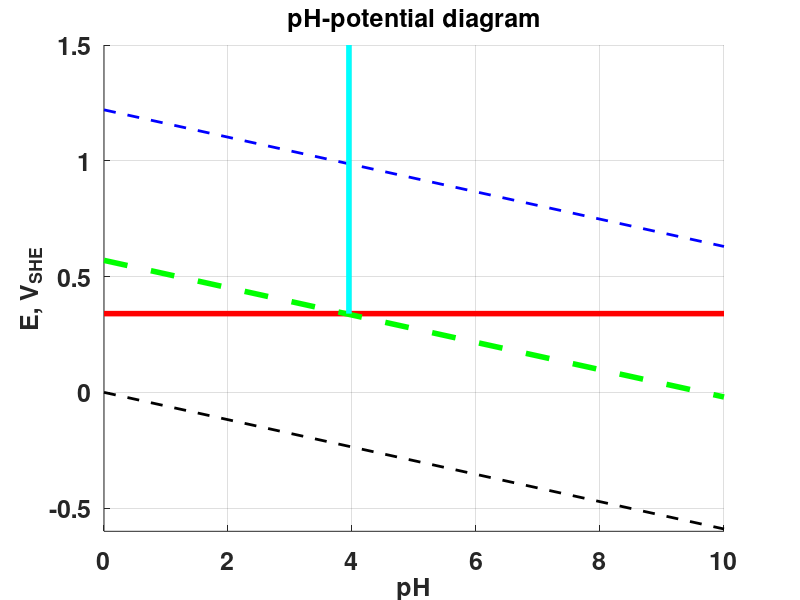
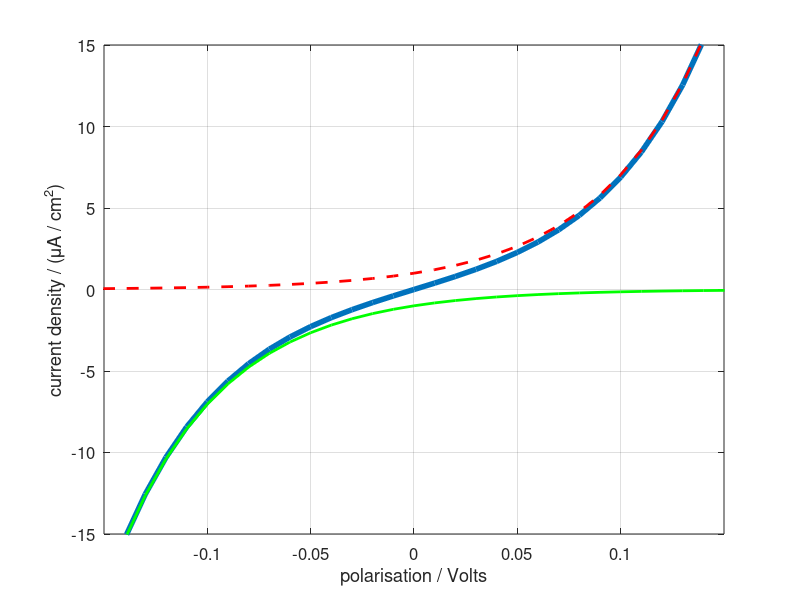
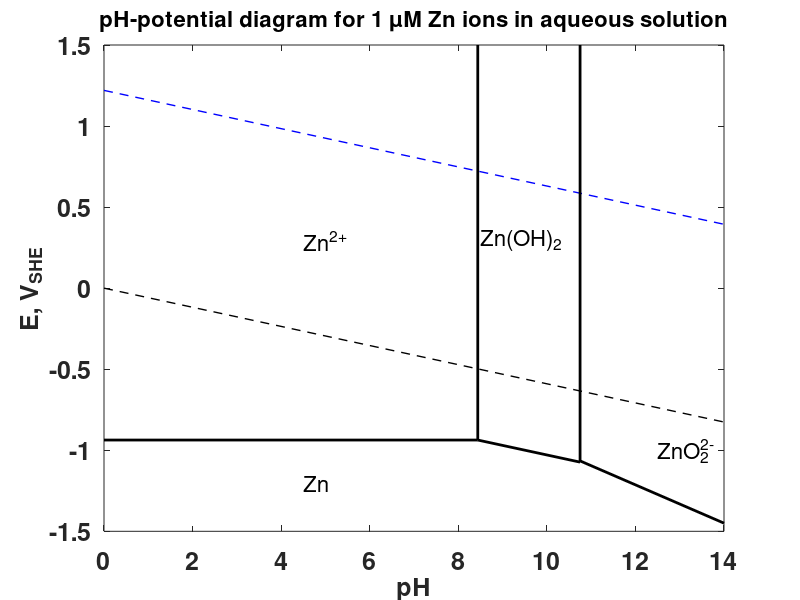
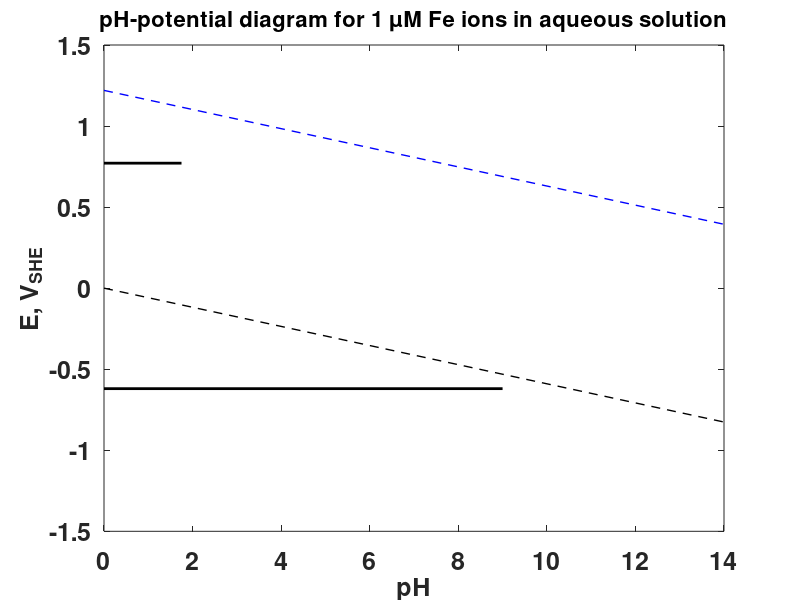

Write MATLAB code to recreate these figures, in order. (Note: this script raises an error after producing the figures.)
% Corrosion Course Matlab Figures
% EJR, 2015, and 2016 update for axis labels.
% 
% Changes from 2014-15 notes
% 1. Use the 'Electrode potential on Y-axis' convention for Evans diagrams
% 2. Add kinetic plot to illustrate ion resistance (salt water vs pure
% water corrosion)
%
%
%% 1 October 2014
%  Plot Pourbaix pH-potential diagram for tracing

figure(1)
 pHdata       = [0, 10];
 E_Hydrogen   = [0, -0.59];
 E_Oxygen     = [1.22, 1.22-0.59];
 E_Cu_CuIons  = [0.34, 0.34];
 E_Cu_CuO     = [0.57, 0.57-0.59];
 
 pH_CuIons_CuO = [7.9/2, 7.9/2];
 E_CuIons_CuO  = [0.34 1.5];
 
  hold on
  plot(pHdata, E_Hydrogen, 'k--', 'lineWidth', 2);
  plot(pHdata, E_Oxygen,   'b--', 'lineWidth', 2);
  
  xlim([0 10])
  ylim([-0.6 1.5])
  grid on
  set(gca,'FontSize',18,'fontweight','bold');
  set(1,'Position',[100,100,800,600]);
  set(gcf,'color','w')
  xlabel('pH','fontSize',18)
  ylabel('E, V_{SHE}','fontSize',18)

  plot(pHdata, E_Cu_CuIons,'r-',  'lineWidth', 4);
  plot(pHdata, E_Cu_CuO,'g--',  'lineWidth', 4);
  plot(pH_CuIons_CuO, E_CuIons_CuO, 'c-',  'lineWidth', 4);
 
 title('pH-potential diagram','fontSize',18)
 
 hold off

%% 1 October 2015
%  Plot Pourbaix pH-potential diagram for Zinc and Iron (simplified)

figure(11)
 pHdata       = [0, 14];
 E_Hydrogen   = [0, -0.059*14];
 E_Oxygen     = [1.22, 1.22-0.059*14];
 E_Zn_Zn2p    = [-0.937, -0.937];
 E_Zn_ZnOH2   = [-0.439 - 8.44*0.059, -0.439 - 10.75*0.059];
 E_Zn_ZnO2_2m = [0.441 - 0.1182*10.75 - 8*0.0295, 0.441 - 0.1182*14 - 8*0.0295];
 E_Zn2p_ZnOH2 = [-0.937, 1.5];
 E_ZnOH2_ZnO2_2m=[-0.439 - 10.75*0.059, 1.5];
 
pH_Zn_Zn2p   = [0, 8.44];
pH_Zn_ZnOH2  = [8.44, 10.75];
pH_Zn_ZnO2_2m = [10.75, 14];
pH_Zn2p_ZnOH2 = [8.44, 8.44];
pH_ZnOH2_ZnO2_2m = [10.75, 10.75];


  plot(pHdata, E_Hydrogen, 'k--', 'lineWidth', 1);
hold on
  plot(pHdata, E_Oxygen,   'b--', 'lineWidth', 1);
  
  xlim([0 14])
  ylim([-1.5 1.5])
  %grid on
  set(gca,'FontSize',18,'fontweight','bold');
  set(gcf,'Position',[100,100,800,600]);
  set(gcf,'color','w')
  xlabel('pH','fontSize',18)
  ylabel('E, V_{SHE}','fontSize',18)

  plot(pH_Zn_Zn2p, E_Zn_Zn2p,'k',  'lineWidth', 2);
  plot(pH_Zn_ZnOH2, E_Zn_ZnOH2,'k',  'lineWidth', 2);
  plot(pH_Zn_ZnO2_2m, E_Zn_ZnO2_2m, 'k',  'lineWidth', 2);
  plot(pH_Zn2p_ZnOH2,  E_Zn2p_ZnOH2, 'k',  'lineWidth', 2);
  plot(pH_ZnOH2_ZnO2_2m, E_ZnOH2_ZnO2_2m, 'k',  'lineWidth', 2);

 title('pH-potential diagram for 1 \mu{}M Zn ions in aqueous solution','fontSize',16)
 
 text(4.5, 0.3, 'Zn^{2+}', 'fontSize', 16)
 text(4.5, -1.2, 'Zn', 'fontSize', 16)
 text(8.5, 0.3, 'Zn(OH)_2', 'fontSize', 16)
 text(12.5, -1, 'ZnO_2^{2-}', 'fontSize', 16)
hold off
 
%% 1 October 2015
%  Plot Pourbaix pH-potential diagram for Iron (simplified)
% - not finished - fill in another way.

figure(12)
 pHdata       = [0, 14];
 E_Hydrogen   = [0, -0.059*14];
 E_Oxygen     = [1.22, 1.22-0.059*14];
 E_Fe2p_Fe3p  = [+0.771, +0.771];
 E_Fe_Fe2p    = [-0.62, -0.62];
 E_ = [0.441 - 0.1182*10.75 - 8*0.0295, 0.441 - 0.1182*14 - 8*0.0295];
 E_ = [-0.937, 1.5];
 E_=[-0.439 - 10.75*0.059, 1.5];
 
pH_Fe2p_Fe3p   = [0, 1.75];
pH_Fe_Fe2p     = [0, 9];
pH_ = [10.75, 14];
pH_ = [8.44, 8.44];
pH_ = [10.75, 10.75];

plot(pHdata, E_Hydrogen, 'k--', 'lineWidth', 1);
hold on
  plot(pHdata, E_Oxygen,   'b--', 'lineWidth', 1);
  
  xlim([0 14])
  ylim([-1.5 1.5])
  %grid on
  set(gca,'FontSize',18,'fontweight','bold');
  set(gcf,'Position',[100,100,800,600]);
  set(gcf,'color','w')
  xlabel('pH','fontSize',18)
  ylabel('E, V_{SHE}','fontSize',18)

  plot(pH_Fe2p_Fe3p, E_Fe2p_Fe3p,'k',  'lineWidth', 2);
  plot(pH_Fe_Fe2p,   E_Fe_Fe2p,'k',  'lineWidth', 2);
%   plot( ,  , 'k',  'lineWidth', 2);
%   plot( ,  , 'k',  'lineWidth', 2);
%   plot( ,  , 'k',  'lineWidth', 2);

 title('pH-potential diagram for 1 \mu{}M Fe ions in aqueous solution','fontSize',16)
 
%  text(4.5, 0.3, 'Zn^{2+}', 'fontSize', 16)
%  text(4.5, -1.2, 'Zn', 'fontSize', 16)
%  text(8.5, 0.3, 'Zn(OH)_2', 'fontSize', 16)
%  text(12.5, -1, 'ZnO_2^{2-}', 'fontSize', 16)
hold off
%% Figure 2 
% Plot the Bulter-Volmer equation with overpotential on x-axis
 
eta = -0.4:0.01:0.4; % volts of overpotential
i0  = 1;             % micro A/cm^2 h2 on platinum
RT  = 8.3*298;
azF = 0.5*1*96500;

I  = i0.*exp(azF.*eta./RT) - i0.*exp(-azF.*eta./RT); % Net current
If = i0.*exp(azF.*eta./RT) ;
Ib = - i0.*exp(-azF.*eta./RT);

figure(2)
 plot(eta, I, 'lineWidth', 4);
 
  xlabel('polarisation / Volts','fontSize',12)
  ylabel('current density / (\mu{}A / cm^2)','fontSize',12)

  grid on
  set(gca,'FontSize',12);
  %set(gca,'FontWeight','bold');
  set(2,'Position',[100,100,800,600]);
  set(gcf,'color','w')
  %    set(gca,'yTick',[-50:25:50])
      
  % xlim([-0.1 0.1])    
 %  ylim([])
 % ylim([-8 8])
      
  hold on
   plot(eta, If, 'r--','lineWidth', 2);
   plot(eta, Ib, 'g', 'lineWidth', 2);
  hold off
  
  xlim([-0.15 0.15]);
  ylim([-15 15]);
  
  legend('Net Current Density','Anodic Current Density',...
         'Cathodic Current Density', 'Location', 'NW')
  
%  Figure 2b (21)
% Demonstration of an Evans diagram with the data from figure 2
% Log current density on x-axis, potential on y-axis. 

LogAbsI  = log10(abs(I)); 
LogAbsIf = log10(abs(If));
LogAbsIb = log10(abs(Ib));

figure(21)
  plot(LogAbsI, eta, 'b', 'lineWidth', 2);
  grid on
  set(gca,'FontSize',18);
  set(21,'Position',[100,100,800,600]);
  set(gcf,'color','w')
  xlabel('log_{10}(absolute current density / (\mu{}A cm^{-2}) )','fontSize',18)
  ylabel('overpotential / Volts','fontSize',18)
  xlim([-0.5 2]);
  ylim([-0.2 0.2]);

  
%
%%  Diffusion limited oxygen cathode polarisation
  beta = 0.059 ;  % Tafel slope, 59 mV/decade
  RT   = 8.3*298;
  zF   = 4*96500; % Oxygen 4-electron process charge transport
  
  iL = 1E-2; % mA/cm2
  i0 = 1E-8;   % mA/cm2
  
  i = 1E-8:1E-4:1;
  
  % Overpotential based on surface concentration
  etaTotal  = -beta.*log10(i./i0) + 2.3.*(RT/zF).*log10(1 - i./iL);
  etaTotal2 = -beta.*log10(i./i0) + 2.3.*(RT/zF).*log10(1 - i./(iL*10));
  etaTotal3 = -beta.*log10(i./i0) + 2.3.*(RT/zF).*log10(1 - i./(iL*100));

  
  etaTotal(i >= iL) = -3
  etaTotal2(i >= iL*10) = -3
  etaTotal3(i >= iL*99) = -3
  % i = [i,100];
  
  figure(3)
  plot(log10(i), 1.22+etaTotal, 'lineWidth', 2)
  
  set(gca,'FontSize',18);
  set(3,'Position',[100,100,800,600]);
  set(gcf,'color','w')

  ylabel('E, V_{SHE}','fontSize',18)
  xlabel('log_{10}(i)','fontSize',18)
  xlim([-8 0.5])
  ylim([0.5 1.25])
  title('Oxygen reduction, i_{0}=10^{-8}, i_{L}=0.01 (A/cm^2)','fontSize',18)
hold on
  plot(log10(i), 1.22+etaTotal2,'r--', 'lineWidth', 2)
  
  plot(log10(i), 1.22+etaTotal3,'g-.', 'lineWidth', 2)
  % title([])
 legend('i_L', '10 i_L', '100 i_L')
hold off

% Mixed potential, oxygen transport:
title([])
hold on
d = 1.5; %vols
plot([-8, -8 + d/0.059 ], [-0.76, -0.76+d],  'k', 'lineWidth', 4)
hold off

ylim([-0.8, 1.25])
xlim([-8 6])
legend('i_L', '10 i_L', '100 i_L', '(M|M^{2+})')


%% 2015 Version: Cu--oxygen
% Second demonstration plot of oxygen diffusion limitation

E0ox = 1.22; % Volts_she
i0ox = 1E-5; % mA/cm^2
bTox = -0.59; % Volts per decade, cathode, negative. Guess 2-e process
E0cu = +0.337; % Volte_she
i0cu = 1E-5; % This is a guess, mA/cm^2
bTcu = 0.59; % 

% Add exact Butler-Volmer plot to the graph.
RT     = 298*8.31;
alfzFcu = 0.5*2*96500;
alfzFox = 0.5*2*96500; % Guess 2-electron process
zFox    = 4*96500;

logiData = -6:0.02:3;

iL_1 = 2;   % Guess, mA/cm^2.
iL_2 = 20;  % High iL
iL_3 = 500; % Effectively diffusion-unlimited

Ecu  = E0cu + (RT/alfzFcu)*asinh((10.^logiData)./(2*i0cu));
Eox  = E0ox - (RT/alfzFox)*asinh((10.^logiData)./(2*i0ox)) ...
       +2.3*(RT/zFox).*log10(1 - (10.^logiData)./iL_1);

Eox2 = E0ox - (RT/alfzFox)*asinh((10.^logiData)./(2*i0ox)) ...
       +2.3*(RT/zFox).*log10(1 - (10.^logiData)./iL_2);
Eox3 = E0ox - (RT/alfzFox)*asinh((10.^logiData)./(2*i0ox)) ...
       +2.3*(RT/zFox).*log10(1 - (10.^logiData)./iL_3);
   
Eox(10.^logiData > iL_1) = -0.5; % Effectively fix to minus off-scale
Eox2(10.^logiData > iL_2) = -0.5;
Eox3(10.^logiData > iL_3) = -0.5;

   
figure(23)
plot(logiData, Ecu, 'r--', 'lineWidth', 4)  % (Fe|Fe2+)
hold on
 plot(logiData, Eox, 'b-',  'lineWidth', 4') % (oxygen cathode)
hold off

xlim([-6 3])
ylim([0.2 1.4])

ylabel('E / Volts SHE','fontSize',16)
xlabel('log_{10}(i / (mA/cm^{2}))','fontSize',16)

legend('i_{a}(Cu|Cu^{2+})', 'i_c(O_2|H_{2}O), i_{L}=2mA/cm^2', ...
         'Location', 'NE')
set(gcf,'Position',[100,100,800,600]);
set(gcf,'color','w')
set(gca,'FontSize',14);
grid on

% Add extra lines for comparison
hold on
  plot(logiData, Eox2, 'k-',  'lineWidth', 2) % (oxygen cathode)
  plot(logiData, Eox3, 'g-.',  'lineWidth', 2') % (oxygen cathode)
hold off

legend('i_{a}(Cu|Cu^{2+})', 'i_c(O_2|H_{2}O), i_{L}=2mA/cm^2', ...
       'i_c(O_2|H_{2}O), i_{L}=20mA/cm^2', ...
       'i_c(O_2|H_{2}O), i_{L}=500mA/cm^2', ...
         'Location', 'NE', 'FontSize', 12)

%% 2015 Version
% Two Electrode Corrosion, no mass transport limitation (i.e. large i_lim)
% Mixed potential diagram, iron-hydrogen
%
% Data
%    E_0 hydr = 0.00  Volts SHE
%    E_0 iron = -0.44 Volts SHE
%    i_0 hydr = 1E-3  mA/cm^2
%    i_0 iron = 1E-5  mA/cm^2
%    Betahydr = 0.118 V/decade at 25 Celsius
%    Betairon = 0.059 V/decade at 25 Celsius

figure(4)

plot([-5, -5+0.44/0.059 ], [-0.44, 0], 'k', 'lineWidth', 4) % iron
hold on
 plot([-3, -3+0.44/0.118 ], [0, -0.44], 'b--', 'lineWidth', 4) % h2
hold off

ylim([-0.5, 0.1])
xlim([-6 4])

grid on
  set(gca,'FontSize',16);
  set(gcf,'Position',[100,100,1000,500]);
  set(gcf,'color','w')

  ylabel('E / Volts SHE','fontSize',18)
  xlabel('log_{10}(i / (mA/cm^{2}))','fontSize',18)
  legend('i_{a}(Fe|Fe^{2+}) Tafel', 'i_c(H_2| H^{+}) Tafel', ...
         'Location', 'SE')

% Add exact Butler-Volmer plot to the graph.
RT     = 298*8.31;
alfzFiron = 0.5*2*96500;
alfzFhydr = 0.5*1*96500;
i0iron = 1E-5;
E0iron = -0.44;
i0hydr = 1E-3;
E0hydr = 0;

logiData = -6:0.1:1;

Eiron  = E0iron + (RT/alfzFiron)*asinh((10.^logiData)./(2*i0iron));
Ehydr  = E0hydr - (RT/alfzFhydr)*asinh((10.^logiData)./(2*i0hydr));

hold on
 plot(logiData, Eiron, 'r--', 'lineWidth', 1)  % (Fe|Fe2+)
 plot(logiData, Ehydr, 'b-',  'lineWidth', 1') % (H+|H2)
hold off

legend('i_{a}(Fe|Fe^{2+}) Tafel', 'i_c(H^{+}|H_2) Tafel', ...
       'i_{a}(Fe|Fe^{2+}) exact', 'i_c(H^{+}|H_2) exact', ...
         'Location', 'SE')
grid on
     
% Add Tafel-equation E_0, i_0 points to graph
hold on
  scatter(-3, 0, 100, 'bo')     % (Fe|Fe2+) E_0, i_0
  scatter(-5, -0.44, 100, 'ko') % (H2|H+)   E_0, i_0 on Fe.
hold off


%% 2015 Version: Cu--oxygen with resistance
% Second demonstration plot of corrosion of copper by dissolved oxygen
% Assumptions:
% Activation limitation as per Tafel law (plotted as full Butler-Volmer)
% Let there be diffusion limitation, but with i_lim larger than the actual
% value of the corrosion current density
% And ohmic overpotential due to solution ion resistivity

E0ox = 1.22 - 0.05; % Volts_SHE   equilibrium potential for oxygen (Nernst correction for, say 1 mM conc)
i0ox = 1E-5; % mA/cm^2     exchange current density for oxygen
bTox = -0.59; % V, Tafel   slope in Volts per decade, cathode, negative. 
E0cu = +0.337; % Volts_she equilibrium potential for (Cu|Cu^2+), say at 1 Molar [Cu^2+] 
i0cu = 1E-4; % mA/cm^2     exchange current density for copper. This is a guess. 
bTcu = 0.59; % 

% Add exact Butler-Volmer plot to the graph.
RT     = 298*8.31;
alfzFcu = 0.5*2*96500;
alfzFox = 0.5*2*96500; % Guess 2-electron process
zFox    = 4*96500;

logiData = -6:0.02:3;

iL_1 = 500;   % mA/cm^2 arbitary diffusion-limited current density 
              %         Note this is a rather high limit for oxygen
              %         But could be possible in a fast flow

len  = 1E-2;  % 1 cm    Characteristic lengthscale for corrosion (guess)
% Ion resitivity for seawater, tap water, and "pure water":
% http://www.corrosion-doctors.org/Corrosion-Kinetics/Ohmic-drop-water.htm
rho1 = 0.3;   % Guess fresh water: 30 ohm cm =  0.3 ohm m
rho2 = 50;    % Guess tap water 5000 ohm cm = 50 ohm m
rho3 = 12000;  % Distilled: 5000 ohm m, "Pure" 1.2E6 ohm cm = 1.2E4 ohm m

EcuR1  = E0cu + (RT/alfzFcu)*asinh((10.^logiData)./(2*i0cu)) ...
       + 0.5*(0.001)*(10.^logiData)*len*rho1;
EoxR1= E0ox - (RT/alfzFox)*asinh((10.^logiData)./(2*i0ox)) ...
       + 2.3*(RT/zFox).*log10(1 - (10.^logiData)./iL_1) ...
       - 0.5*(0.001)*(10.^logiData)*len*rho1;

EcuR2  = E0cu + (RT/alfzFcu)*asinh((10.^logiData)./(2*i0cu)) ...
       + 0.5*(0.001)*(10.^logiData)*len*rho2;
EoxR2= E0ox - (RT/alfzFox)*asinh((10.^logiData)./(2*i0ox)) ...
       + 2.3*(RT/zFox).*log10(1 - (10.^logiData)./iL_1) ...
       - 0.5*(0.001)*(10.^logiData)*len*rho2;

EcuR3  = E0cu + (RT/alfzFcu)*asinh((10.^logiData)./(2*i0cu)) ...
       + 0.5*(0.001)*(10.^logiData)*len*rho3;
EoxR3= E0ox - (RT/alfzFox)*asinh((10.^logiData)./(2*i0ox)) ...
       + 2.3*(RT/zFox).*log10(1 - (10.^logiData)./iL_1) ...
       - 0.5*(0.001)*(10.^logiData)*len*rho3;   

EoxR1(10.^logiData > iL_1) = -0.5; % Effectively fix to minus off-scale
EoxR2(10.^logiData > iL_1) = -0.5;

   
figure(23)
plot(logiData, EcuR1, 'r--', 'lineWidth', 2)  % (  sea water
hold on
 plot(logiData, EcuR2, 'r-',  'lineWidth', 1') %  tap
 plot(logiData, EcuR3, 'r-',  'lineWidth', 3') %  pure
 plot(logiData, EoxR1, 'b--',  'lineWidth', 2') % (oxygen cathode) sea
 plot(logiData, EoxR2, 'b-',  'lineWidth', 1') % (oxygen cathode) tap
 plot(logiData, EoxR3, 'b-',  'lineWidth', 3') % (oxygen cathode) pure
hold off

xlim([-1 3])
ylim([0.5 1.2])

ylabel('E / Volts SHE','fontSize',16)
xlabel('log_{10}(i / (mA/cm^{2}))','fontSize',16)
set(gcf,'Position',[100,100,800,600]);
set(gcf,'color','w')
set(gca,'FontSize',14);
grid on
legend('i_{a}(Cu|Cu^{2+}), sea', ...
       'i_{a}(Cu|Cu^{2+}), tap', ...
       'i_{a}(Cu|Cu^{2+}), pure', ...
       'i_{c}(H_{2}O|O_2), sea', ...
       'i_{c}(H_{2}O|O_2), tap', ...
       'i_{c}(H_{2}O|O_2), pure', ...
         'Location', 'NE')


%% 2015 Evans diagram showing passivation
%
figure(5)
plot([-5,-5+0.46/0.059,-6,-6,4 ], [-0.46,+0.1, +0.1, +0.8,1.3], 'k', 'lineWidth', 4) % iron

hold on
  plot( [-8, 4] ,[0, -12*0.059], 'r--', 'lineWidth', 2);
  plot( [-8, 4] ,[0+0.85, 0.85+ -12*0.059], 'b-.', 'lineWidth', 2);
hold off

ylim([-0.5, 1.6])
xlim([-9 5])

grid on
  set(gca,'FontSize',18);
  set(gcf,'Position',[100,100,800,600]);
  set(gcf,'color','w')

  ylabel('E / V_{SHE}','fontSize',18)
  xlabel('log_{10}(i / (mA/cm^{2}))','fontSize',18)

  legend('i_{a}(Fe|Fe^{2+})', ...
         'i_{c}(weak oxidation)', ...
         'i_{c}(strong oxidation)', ...
          'Location', 'NW')


%% Tafel plots for cathodic inhibitor
figure(7) % Bimetallic diagram
plot([-10, -5,-5+0.46/0.059],[-0.46,-0.46,+0, ], 'k', 'lineWidth', 3) % zinc
 
grid on
  set(gca,'FontSize',18);
  set(gcf,'Position',[100,100,800,600]);
  set(gcf,'color','w')

  ylabel('E, V_{SHE}','fontSize',18)
  xlabel('log_{10}(i / (mA/cm^{2}))','fontSize',18)

  xlim([-10, 4])
  ylim([-0.5 0.1])
  
hold on
  plot([-10,-6, -6+0.5/0.059], [-0,-0,-0.5 ], 'b--.', 'lineWidth', 4) % zinc
  plot([-9, -9+0.5/0.059], [-0,-0.5 ], 'r-.', 'lineWidth', 4) % zinc
hold off
  legend('Iron anode (Fe|Fe^{2+})', '(H_{2}|H^{+}) on iron',...
         '(H_{2}|H^{+}) inhibited')
  
%% Tafel plots for 2-metal corrosion
figure(8)
plot([-9, -5,-5+0.46/0.059], [-0.46,-0.46,+0, ], 'k-', 'lineWidth', 4) % zinc

 
grid on
  set(gca,'FontSize',12);
  set(gcf,'Position',[100,100,500,400]);
  set(gcf,'color','w')
  grid off

  ylabel('E, V_{SHE}','fontSize',16)
  xlabel('log_{10}(i)','fontSize',16)

  xlim([-6.5, 4])
  ylim([-0.5 0.2])
  
hold on
  plot([-9,-6, -6+0.5/0.059], [-0,-0,-0.5 ], 'b-.', 'lineWidth', 2) % zinc
  % plot([-0,-0.5 ],[-9, -9+0.5/0.059], 'm-.', 'lineWidth', 2) % zinc
hold off
  legend('Iron anode i(Fe|Fe^{2+})', 'i(H_{2}|H^{+})')
  
  
%%  SCC
% Create log-log graph of flaw size vs failure stress 
% Add text labels later
figure(9)
 plot(0,0)
 grid on

  set(gca,'FontSize',18);
  set(gcf,'Position',[100,100,800,600]);
  set(gcf,'color','w')

  xlim([0 5])
  ylim([0 5])
  
  xlabel('(log) flaw size ','fontSize',18)
  ylabel('(log) stress','fontSize',18)


%%  Study bimetallic corrosion computationally:
Area_zinc = 0.1;         % Square metres
Area_iron = 1;

E_0_iron     = -0.44;    % Volts SHE (using standard electrode potential)
E_0_zinc     = -0.76;
E_0_hydrogen =  0.00;

i0_ironAnode         = 1E-7; % Exchange current densities (say in A/m^2)
i0_zincAnode         = 1E-7;
i0_H2_cathode_onIron = 1E-6;
i0_H2_cathode_onZinc = 1E-10;
  
potential = -0.76:0.001:0.1;    % Possible mixed surface potentials

iron_overpotential = potential - E_0_iron;
zinc_overpotential = potential - E_0_zinc;
hydr_overpotential = potential - E_0_hydrogen;

% Evaluate currents, here using simplified Butler-Volmer equation
F  = 96500;
twoRT = 8.31*298*2;

% Metals
i_iron_anode = i0_ironAnode * sinh( 2*96500*iron_overpotential/twoRT );
i_zinc_anode = i0_zincAnode * sinh( 2 * F * zinc_overpotential / twoRT );
% Protons (water)
i_H2_cath_on_iron =i0_H2_cathode_onIron*sinh(1*F*hydr_overpotential/twoRT);
i_H2_cath_on_zinc =i0_H2_cathode_onZinc*sinh(1*F*hydr_overpotential/twoRT);

total_current = i_iron_anode * Area_iron      + ...
                i_zinc_anode * Area_zinc      + ...
                i_H2_cath_on_iron * Area_iron + ...
                i_H2_cath_on_zinc * Area_zinc;

figure(8)

plot(potential, log10(abs(total_current)), 'lineWidth', 3 )
 grid on
  set(gca,'FontSize',16);
  set(gcf,'Position',[100,100,800,600]);
  set(gcf,'color','w')

  xlim([-0.8 0.01])
  ylim([-10 2])
  
  xlabel('Mixed Potential, V_{SHE} ','fontSize',24)
  ylabel('Log_{10} (absolute current / A )','fontSize',24)
  
  hold on
   plot(potential, log10(abs(i_zinc_anode * Area_zinc)), 'r','lineWidth', 1 )
   plot(potential, log10(abs(i_iron_anode * Area_iron)), 'g','lineWidth', 1 )
  hold off

figure(81)
plot(potential, abs((total_current).^(1/9)).*(sign(total_current)), 'lineWidth', 3 );
 grid on
  set(gca,'FontSize',18);
  set(gcf,'Position',[100,100,800,600]);
  set(gcf,'color','w')

hold on 
  plot(potential, abs((i_zinc_anode*Area_zinc).^(1/9)).*sign(i_zinc_anode), 'r','lineWidth', 2 )
  plot(potential, abs((i_iron_anode*Area_zinc).^(1/9)).*sign(i_iron_anode), 'g','lineWidth', 2 )
  plot(potential, abs((i_H2_cath_on_iron).^(1/9)).*sign(i_H2_cath_on_iron), 'k','lineWidth', 2 )
  plot(potential, abs((i_H2_cath_on_zinc).^(1/9)).*sign(i_H2_cath_on_zinc), 'k--','lineWidth', 2 )
hold off  

xlim([-0.8 0.01])
ylim([-1 1.5])
  
xlabel('Mixed Potential, V_{SHE} ','fontSize',18)
ylabel('Current^{1/9} / A^{1/9} ','fontSize',18)

legend('Total current', 'Zn|Zn^{2+}', 'Fe|Fe^{2+}', 'H_2|H^{+} on iron', ...
       'H_2|H^{+} on zinc',...
    'Location', 'NW')

%% Plot Evans diagram to illustrate a dominate case of bimetallic corrosion
%
figure(31)

plot([-10, -4, -4 + 0.76/0.1], [-0.76, -0.76, 0],'k', 'lineWidth', 6 )

grid on
xlim([-8 3])
ylim([-0.8 0.4])
ylabel('E, V_{SHE}','fontSize',16)
xlabel('log_{10}(i)','fontSize',16)

hold on
  plot([-10, -3, -3 + 0.44/0.1], [-0.44, -0.44, 0], 'g--', 'lineWidth', 6 );
  plot([-10, -7, -7 + 0.76/0.1], [0, 0, -0.76], 'b-.', 'lineWidth', 4)
  plot([-10, -3, -3 + 0.76/0.1], [0, 0, -0.76], 'm--', 'lineWidth', 4)
hold off

set(gca,'FontSize',14);
set(gcf,'Position',[100,100,800,600]);
legend('i(Zn|Zn^{2+})','i(Fe|Fe^{2+})','i(H^{+}|H_{2}) on Zn',...
         'i(H^{+}|H_{2}) on Fe', 'Location', 'NE')
set(gcf,'color','w')

%%
% High temp corrosion examples

t = 0:0.01:1.5;

mLoss = -0.1*t;
mLin  = +0.5*t;
mPar  = +1*t.^0.5;
mLog  = +0.1*log(t/0.01);

figure(40)
plot(t, mLoss, 'b', 'lineWidth', 2);
hold on
  plot(t, mLin, 'r', 'lineWidth', 1);
  plot(t, mPar, 'k--', 'lineWidth', 2);
  plot(t, mLog, 'k.-', 'lineWidth', 1);
hold off

ylabel('Mass Change / units','fontSize',16)
xlabel('Time / units','fontSize',16)

legend('Mass loss','Linear','Parabolic','Logarithmic','Location', 'NW') 

set(gca,'FontSize',14);


set(gcf,'color','w')

%%
% Hi-T corrosion examples sheet

tData = [5,10,30,60,120,240,360];

m700d = [4.4, 6.4,11.2,15.7,22.2,31.9,38.1];
m900d = [24.0,33.9,57.5,83.2,116.2,165.3,200.1];

figure(32)
plot(tData, m700d, 'b-', 'lineWidth', 2);
hold on 
  plot(tData, m900d, 'r--', 'lineWidth', 2);
hold off
xlabel('time/ min','fontSize',14)
ylabel('\Delta (mass/area) /\mu{}g/mm^2 ','fontSize',14)
set(gca,'FontSize',14);
legend('700 C','900C', 'Location', 'NW')
set(gcf,'color','w')
grid on

figure(33)
plot(log10(tData), log10(m700d), 'b-', 'lineWidth', 2);
hold on 
  plot(log10(tData), log10(m900d), 'r--', 'lineWidth', 2);
hold off
xlabel('log (time/ min)','fontSize',14)
ylabel('log (\Delta (mass/area) /\mu{}g/mm^2) ','fontSize',14)
set(gca,'FontSize',14);
legend('700 C','900C', 'Location', 'NW')
set(gcf,'color','w')
grid on